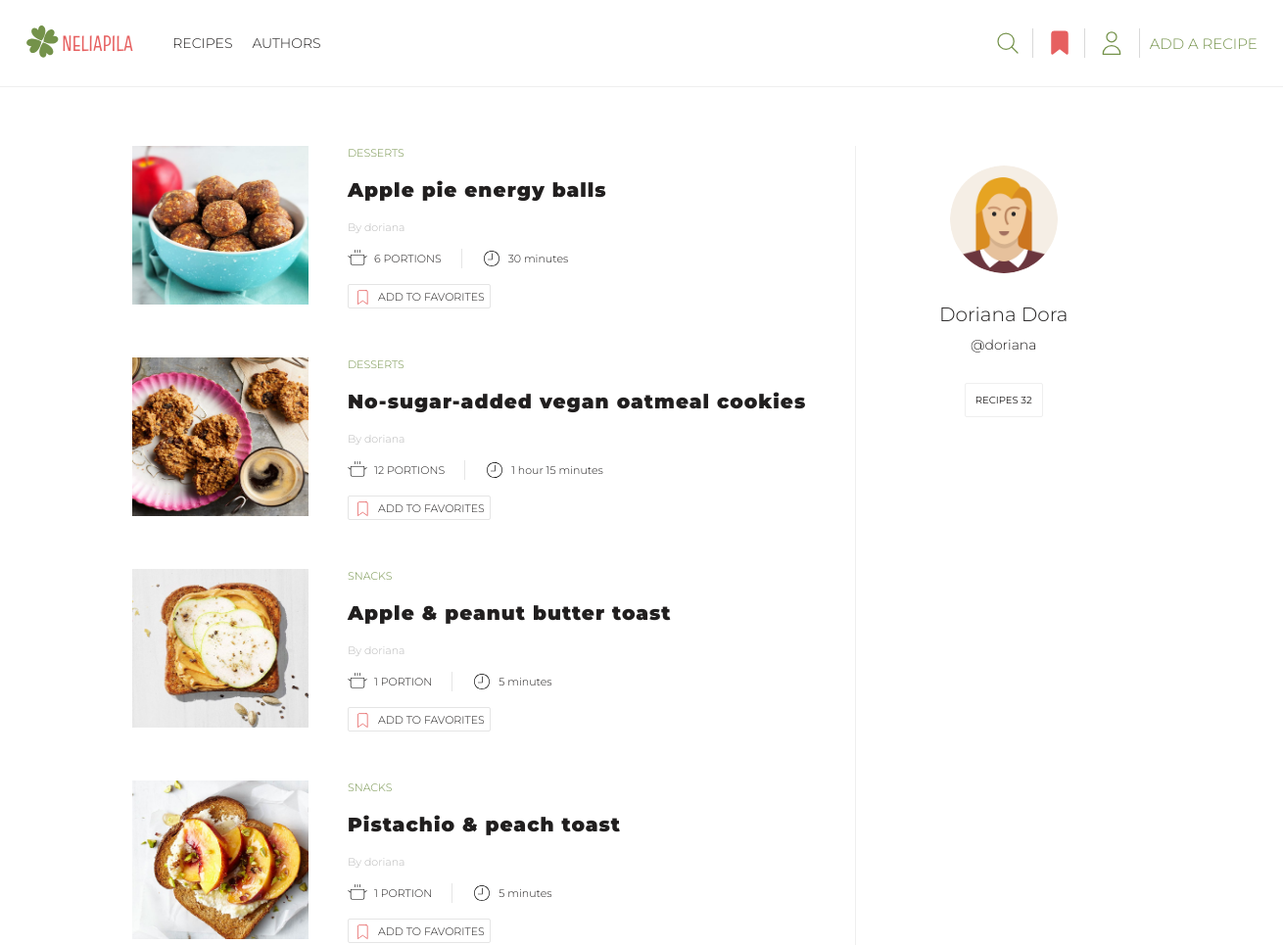
Page /profile/20 (upper part) on the earlier database version.
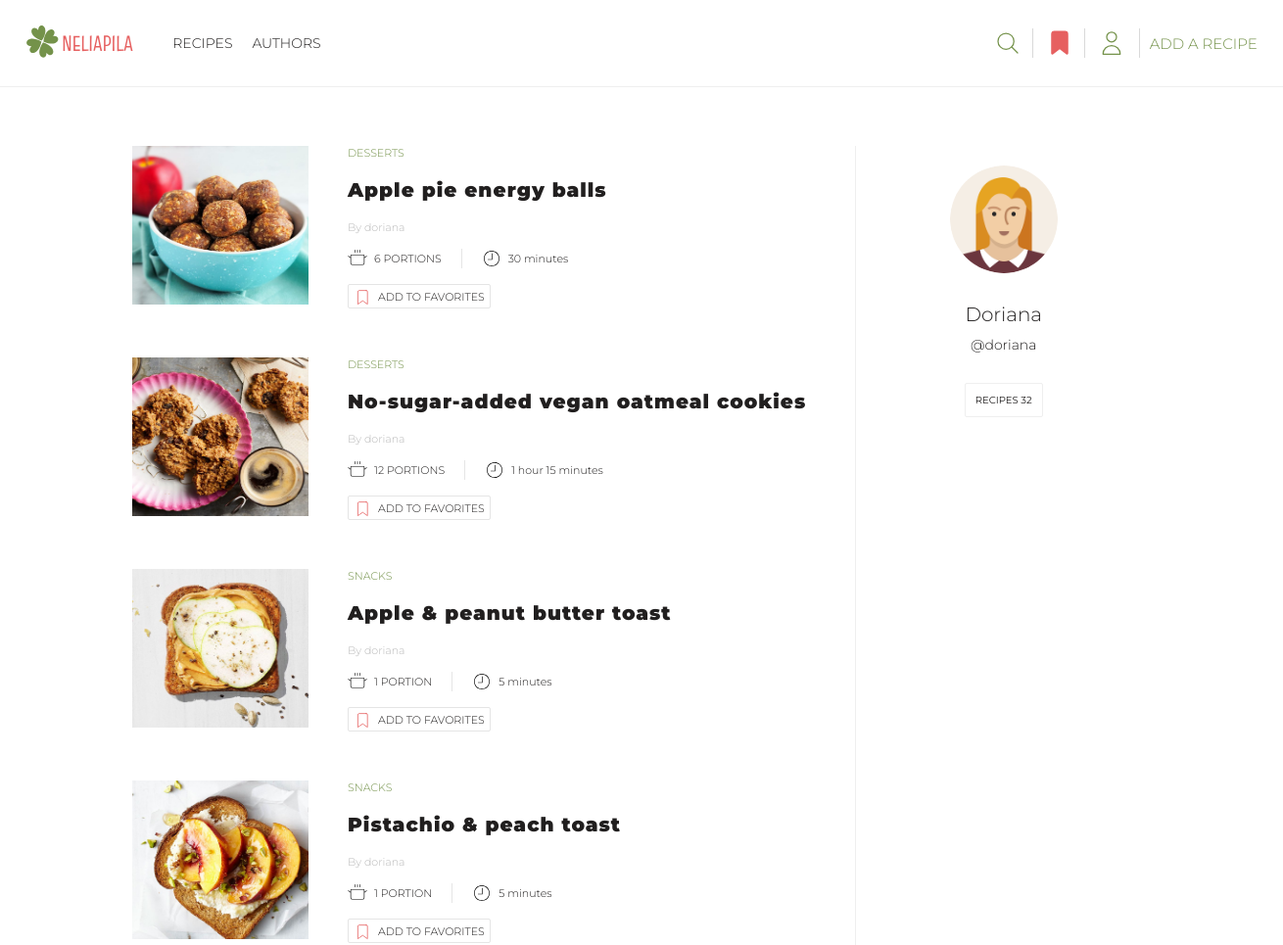
Same page on the later database version.
### user/models.py (models this page shows, shortened)
class Profile(models.Model):
    user = models.OneToOneField(User, on_delete=models.CASCADE)
    name = models.CharField(max_length=50, null=True, blank=True)
    email = models.EmailField(max_length=500, blank=True, null=True, unique=True)
    username = models.CharField(max_length=50, blank=True, null=True)
    bio = models.TextField(blank=True, null=True)
    image = models.ImageField(upload_to='profiles/', blank=True, null=True, default='profiles/default-profile-pic.png')
    created = models.DateTimeField(auto_now_add=True)

### user/views.py (the view)
# urls.py: path('profile/<pk>', views.author_profile, name='profile'),
def author_profile(request, pk):
    profile = Profile.objects.get(user=pk)
    if request.user == profile.user or request.user.is_staff:
        recipes = Recipe.objects.filter(author=pk).all().order_by('-date_created')
    else:
        recipes = Recipe.objects.filter(author=pk, is_approved=True).all().order_by('-date_created')
    recipes_count = recipes.count()
    try:
        favorite_recipes = [favorite.favorite_recipe for favorite in request.user.profile.favorite_set.all()]
    except AttributeError:
        favorite_recipes = ''
    pending_recipes_count = Recipe.objects.filter(author=pk, is_approved=False).count()
    context = {'profile': profile, 'recipes': recipes, 'recipes_count': recipes_count,
               'pending_recipes_count': pending_recipes_count, 'favorites': favorite_recipes}
    return render(request, 'user/profile.html', context)

### templates/user/profile.html (shortened to what the changed rows need)
{% extends 'base/base.html' %}
{% load static %}
{% block css %}
<link rel="stylesheet" href="{% static 'user/css/profile.css' %}">
{% endblock %}
{% block content %}
<section class="user-profile-page">
    <div class="profile container">
        <div class="profile-parts">
            <div class="profile-card">
                <img class="profile-avatar"
                     src="{{ profile.image.url }}" alt="User`s photo">
                {% if profile.name %}
                <span class="profile-name">{{ profile.name }}</span>
                {% endif %}
                <span class="profile-username">@{{ profile.username }}</span>
                <div class="count-recipes">
                    <p class="recipes-count count">Recipes {{ recipes_count }}</p>
                </div>
            </div>
        </div>
    </div>
</section>
{% endblock %}

Differences in the rows shown:
changed Profile "doriana": name "Doriana Dora" → "Doriana"
